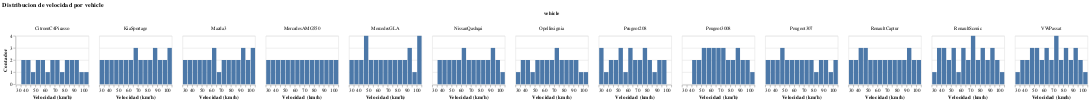

Write notebook code for a chart like this one.
### Code cell
alt.Chart(df_combined).mark_bar().encode(
    x=alt.X('speed', bin=alt.Bin(maxbins=30), title='Velocidad (km/h)'),
    y=alt.Y('count()', title='Contador'),
    column=alt.Column('vehicle', title='vehicle')
).properties(
    width=150,
    height=100,
    title='Distribucion de velocidad por vehicle'
)

### Figure 1 — Vega-Lite specification as saved in the notebook (floating-point values rounded to 4 significant figures; data arrays with more than 128 entries replaced by an {"elided": "..."} marker saying what was removed)
{"config": {"view": {"continuousWidth": 300, "continuousHeight": 300}}, "data": {"name": "data-5d3be3fd43ab46cca79cf2374d1a4771"}, "mark": {"type": "bar"}, "encoding": {"column": {"field": "vehicle", "title": "vehicle", "type": "nominal"}, "x": {"bin": {"maxbins": 30}, "field": "speed", "title": "Velocidad (km/h)", "type": "quantitative"}, "y": {"aggregate": "count", "title": "Contador", "type": "quantitative"}}, "height": 100, "title": "Distribucion de velocidad por vehicle", "width": 150, "$schema": "https://vega.github.io/schema/vega-lite/v5.8.0.json", "datasets": {"data-5d3be3fd43ab46cca79cf2374d1a4771": {"elided": "400 records"}}}
